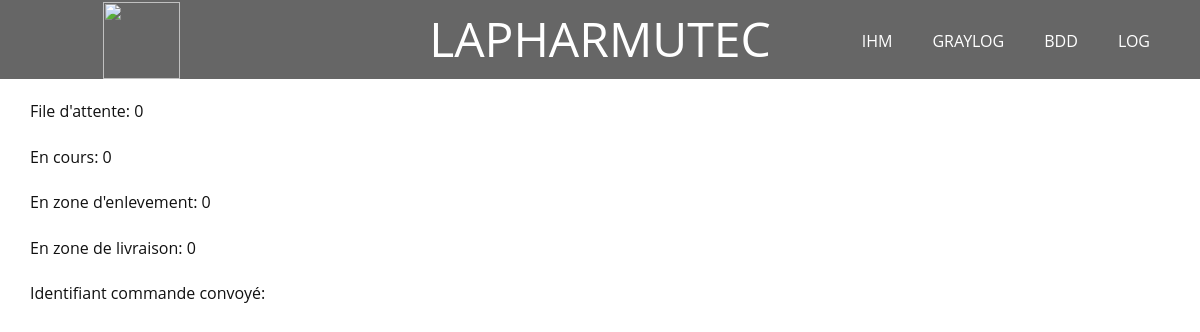
Screenshot of /Commande.php with the database file from the repository.
### tables this page shows
CREATE TABLE `commande` (
  `num` int NOT NULL,
  `attente` int NOT NULL DEFAULT '0',
  `cours` int NOT NULL DEFAULT '0',
  `enlevement` int NOT NULL DEFAULT '0',
  `livraison` int NOT NULL DEFAULT '0'
);

### Commande.php (the view, shortened to what this page needs)
<?php
  include('Header.php');
  include('db.php');
?>
<html>
  <body>
    <div class="u-sheet">
      <p> File d'attente:
      <?php
      foreach($db->query('SELECT attente FROM commande') as $file) {
      $file = $file['attente'];
      }
      echo($file);
      ?>
      </p>
      <p> En cours:
      <?php
      foreach($db->query('SELECT cours FROM commande') as $cours) {
      $cours = $cours['cours'];
      }
      echo($cours);
      ?>
      </p>
      <p> En zone d'enlevement:
      <?php
      foreach($db->query('SELECT enlevement FROM commande') as $enlevement) {
      $enlevement = $enlevement['enlevement'];
      }
      echo($enlevement);
      ?>
      </p>
      <p> En zone de livraison:
      <?php
      foreach($db->query('SELECT livraison FROM commande') as $livraison) {
      $livraison = $livraison['livraison'];
      }
      echo($livraison);
      ?>
      </p>
      <p> Identifiant commande convoyé:
      </p>
    </div>
    <head>
  <div id="chart_div"style="width: 100%; height: 400px;"></div>
    </head>
  </body>
</html>

### rows the page displays
commande: attente "0", cours "0", enlevement "0", livraison "0"
